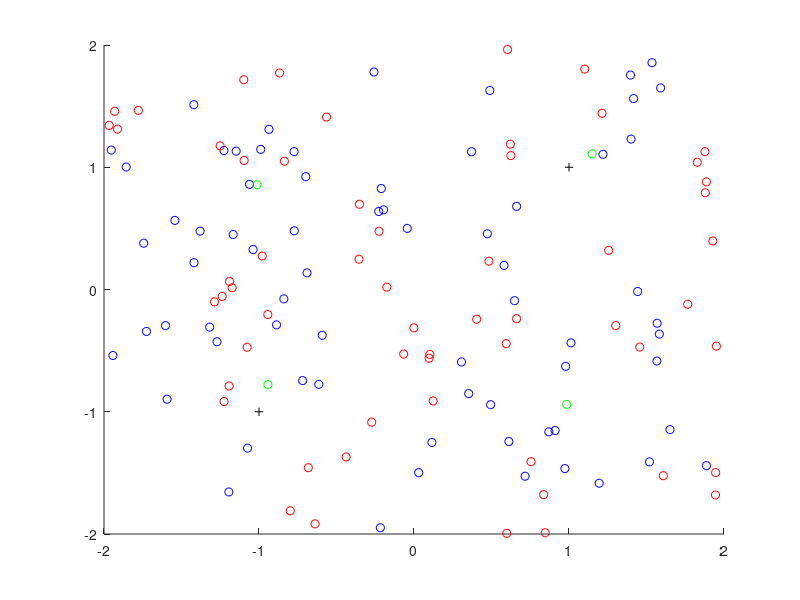

Write the MATLAB code that produced this figure. (Note: this script raises an error after producing the figure.)
clear all
% Prepare grid for distribution over many simulations
hGrid = 0.2;
Nsim=10;
maxNr = fix(4/hGrid);
Distri1 = zeros(maxNr,maxNr);
Distri2 = zeros(maxNr,maxNr);
DistriI = zeros(maxNr,maxNr);
x1=-2+hGrid/2:hGrid:2-hGrid/2; %TODO: better with full interval (-2,2)
x2=-2+hGrid/2:hGrid:2-hGrid/2;

% repetition of ABM simulations
for count=1:Nsim
    
% initialize number and opinions of agents
n =128;
x=4*rand(2,n)-2*ones(2,n); %random initial conditions

%initialize media and influencer data and follower/influencer relationship
media =[-1 1; -1 1];
In1 = find((x(1,:)>0) & (x(2,:)>0));
In2 = find((x(1,:)<=0) & (x(2,:)>0));
In3 = find((x(1,:)>0) & (x(2,:)<=0));
In4 = find((x(1,:)<=0) & (x(2,:)<=0));
%initial opinions of influencers
influencer(:,1) = sum(x(:,In1)')'/length(In1);
influencer(:,2) = sum(x(:,In2)')'/length(In2);
influencer(:,3) = sum(x(:,In3)')'/length(In3);
influencer(:,4) = sum(x(:,In4)')'/length(In4);
%follower network
followers=zeros(4,n);
followers(1,In1)=1;
followers(2,In2)=1;
followers(3,In3)=1;
followers(4,In4)=1;

% initialization of political attitude state of all agents
state = rand(1,n)-0.5; %check if still correct!
state = sign(state);
I1 = find(state==-1);
I2 = find(state==1);

% initialization of interaction network between agents 
%Net = InitialNet(n,x);  % if based on closeness of opinions
Net = ones(n,n);  % everyone connected to everyone, CHECK selfconnections??

% setting model and simulation parameters
sigma=0.25; % noise on individual agents %CHECK
sigmahat=0; % noise on influencers
sigmatilde=0; %noise on media
dt=0.01;  % simulation stepsize
NT=100;  % simulation time T=NT*dt
a=1; % interaction strength between agents CHECK
b=2; % interaction strength between agents and influencers
c=2; % interaction strength between agents and media

xx=zeros(2,n,NT);
xx(:,:,1)=x;  % xx will store the entire trajectory of opinions

% Display of initial configuration
figure(1)
clf
hold on
plot(x(1,I1),x(2,I1),'bo');
plot(x(1,I2),x(2,I2),'ro');
plot(media(1,:),media(2,:),'k+');
plot(influencer(1,:),influencer(2,:),'go');
axis([-2 2 -2 2]);
if count<9
    print('-dpng',['initial' int2str(count) '.png']);
end

% performing the simulation loop
for k=2:NT
    % opinions change due to opinions of friends, influencers and media
    force = a * attraction(xx(:,:,k-1),Net,n) + influence(xx(:,:,k-1),media,influencer,followers,n,state,b,c); %first term deleted
    xx(:,1:n,k) = xx(:,1:n,k-1) + dt*force(:,1:n) + sqrt(dt*sigma)*randn(2,n); % new individual opinions
    
    % influencer opinions adapt slowly to opinions of followers with friction
    % depending on number of followers
    masscenter(:,1) = sum(xx(:,In1,k)')'/length(In1);
    masscenter(:,2) = sum(xx(:,In2,k)')'/length(In2);
    masscenter(:,3) = sum(xx(:,In3,k)')'/length(In3);
    masscenter(:,4) = sum(xx(:,In4,k)')'/length(In4);
    for i=1:4
        if sum(followers(i,:))>0 
            frictionI = 25; %%%%% CHECK
            influencer(:,i) =  influencer(:,i)  + dt/frictionI * (-influencer(:,i)+masscenter(:,i)) + 1/frictionI*sqrt(dt*sigmahat)*randn(2,1);
        end
    end
    
    % media opinions change very slowly based on opinions of followers with friction
    % depending on number of followers
    massmedia(:,1) = sum(xx(:,I1,k)')'/length(I1); %CHECK k-1??
    massmedia(:,2) = sum(xx(:,I2,k)')'/length(I2);
    friction = 100; %%%%%
    for i=1:2
        media(:,i) = media(:,i)  + dt/friction * (-media(:,i)+massmedia(:,i)) + 1/friction * sqrt(dt*sigmatilde)*randn(2,1);
    end
    % exp(-dt/friction) * (media(:,1)-massmedia(:,1)) + massmedia(:,1); %CHECK Friction Term
    

    %% individual may jump from one influencer to another
    % jumps according to rate model
    [followers,In1,In2,In3,In4] = ChangeInfluencerNetwork2(state,xx(:,:,k),n,followers,influencer,dt);

    %graphical display of configuration after each timestep
    figure(1)
    hold off
    clf
    plot(xx(1,I1,k),xx(2,I1,k),'bo'); hold on
    plot(xx(1,I2,k),xx(2,I2,k),'ro');
    %plot(xx(1,In1,k),xx(2,In1,k),'k+');
    plot(influencer(1,:),influencer(2,:),'go');
    plot(media(1,:),media(2,:),'k+');
    axis([-2 2 -2 2]);
    pause(0.1)
    
  %% displaying influencer statistics: individual agents are colored wrt the influencer they are following
figure(37)
clf
In1b=find(state(In1)==-1);
subplot(4,2,1); plot(xx(1,In1(In1b),k),xx(2,In1(In1b),k),'bo',media(1,1),media(2,1),'k+',influencer(1,1),influencer(2,1),'go'); title('state=-1,Influencer 1');
axis([-2 2 -2 2]);
In1r=find(state(In1)==1);
subplot(4,2,2); plot(xx(1,In1(In1r),k),xx(2,In1(In1r),k),'ro',media(1,2),media(2,2),'k+',influencer(1,1),influencer(2,1),'go'); title('state=+1,Influencer 1');
axis([-2 2 -2 2]);

In2b=find(state(In2)==-1);
subplot(4,2,3); plot(xx(1,In2(In2b),k),xx(2,In2(In2b),k),'bo',media(1,1),media(2,1),'k+',influencer(1,2),influencer(2,2),'go'); title('state=-1,Influencer 2');
axis([-2 2 -2 2]);
In2r=find(state(In2)==1);
subplot(4,2,4); plot(xx(1,In2(In2r),k),xx(2,In2(In2r),k),'ro',media(1,2),media(2,2),'k+',influencer(1,2),influencer(2,2),'go'); title('state=+1,Influencer 2');
axis([-2 2 -2 2]);

In3b=find(state(In3)==-1);
subplot(4,2,5); plot(xx(1,In3(In3b),k),xx(2,In3(In3b),k),'bo',media(1,1),media(2,1),'k+',influencer(1,3),influencer(2,3),'go'); title('state=-1,Influencer 3');
axis([-2 2 -2 2]);
In3r=find(state(In3)==1);
subplot(4,2,6); plot(xx(1,In3(In3r),k),xx(2,In3(In3r),k),'ro',media(1,2),media(2,2),'k+',influencer(1,3),influencer(2,3),'go'); title('state=+1,Influencer 3');
axis([-2 2 -2 2]);

In4b=find(state(In4)==-1);
subplot(4,2,7); plot(xx(1,In4(In4b),k),xx(2,In4(In4b),k),'bo',media(1,1),media(2,1),'k+',influencer(1,4),influencer(2,4),'go'); title('state=-1,Influencer 4');
axis([-2 2 -2 2]);
In4r=find(state(In4)==1);
subplot(4,2,8); plot(xx(1,In4(In4r),k),xx(2,In4(In4r),k),'ro',media(1,2),media(2,2),'k+',influencer(1,4),influencer(2,4),'go'); title('state=+1,Influencer 4');
axis([-2 2 -2 2]);
pause(0.1)
end %(end of simulation loop)


% the following lines do only produce statistics across the final configurations of all simulations

%update histogram of opinions
[Distri1,Distri2,DistriI] = updateDistribution(xx(:,:,k),influencer,n,I1,I2,hGrid,Distri1,Distri2,DistriI);

if count<9
    figure(1)
    print('-dpng',['final' int2str(count) '.png']); 
    xxx = xx(:,:,NT);
    save(['finalstate' int2str(count) '.mat'],'xxx','influencer','media','followers','state','Net','In1','In2','In3','In4');
    figure(37)
    print('-dpng',['finalInfluencerDistri' int2str(count) '.png']); 
end

figure(10)
clf
surf(x1,x2,Distri1');
title(['c=' int2str(count)]);
view(2);
colorbar
print('-dpng','histblue.png'); 
figure(11)
clf
surf(x1,x2,Distri2');
view(2);
colorbar
title(['c=' int2str(count)]);
print('-dpng','histred.png'); 
figure(12)
clf
surf(x1,x2,DistriI');
view(2);
colorbar
title(['c=' int2str(count)]);
print('-dpng','histinf.png'); 

end